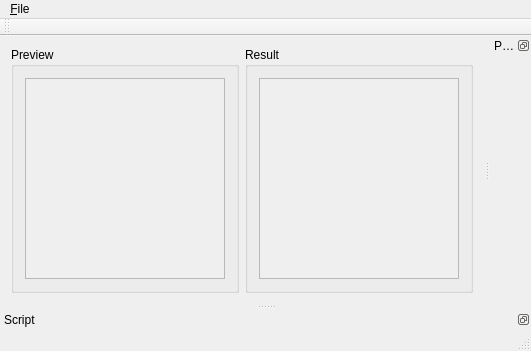
<?xml version="1.0" encoding="UTF-8"?>
<ui version="4.0">
 <class>MainWindow</class>
 <widget class="QMainWindow" name="MainWindow">
  <property name="geometry">
   <rect>
    <x>0</x>
    <y>0</y>
    <width>531</width>
    <height>351</height>
   </rect>
  </property>
  <property name="windowTitle">
   <string>MainWindow</string>
  </property>
  <widget class="QWidget" name="centralWidget">
   <layout class="QHBoxLayout" name="horizontalLayout">
    <item>
     <widget class="QGroupBox" name="previewGroupBox">
      <property name="title">
       <string>Preview</string>
      </property>
      <layout class="QHBoxLayout" name="horizontalLayout_3">
       <item>
        <widget class="QScrollArea" name="previewScrollArea">
         <property name="widgetResizable">
          <bool>true</bool>
         </property>
         <widget class="PreviewWidget" name="scrollAreaWidgetContents">
          <property name="geometry">
           <rect>
            <x>0</x>
            <y>0</y>
            <width>201</width>
            <height>206</height>
           </rect>
          </property>
         </widget>
        </widget>
       </item>
      </layout>
     </widget>
    </item>
    <item>
     <widget class="QGroupBox" name="resultGroupBox">
      <property name="title">
       <string>Result</string>
      </property>
      <layout class="QHBoxLayout" name="horizontalLayout_2">
       <item>
        <widget class="QScrollArea" name="resultScrollArea">
         <property name="widgetResizable">
          <bool>true</bool>
         </property>
         <widget class="RenderResultWidget" name="renderResultWidget">
          <property name="geometry">
           <rect>
            <x>0</x>
            <y>0</y>
            <width>201</width>
            <height>206</height>
           </rect>
          </property>
         </widget>
        </widget>
       </item>
      </layout>
     </widget>
    </item>
   </layout>
  </widget>
  <widget class="QMenuBar" name="menuBar">
   <property name="geometry">
    <rect>
     <x>0</x>
     <y>0</y>
     <width>531</width>
     <height>21</height>
    </rect>
   </property>
   <widget class="QMenu" name="fileMenu">
    <property name="title">
     <string>&amp;File</string>
    </property>
    <addaction name="openAction"/>
    <addaction name="separator"/>
    <addaction name="exitAction"/>
   </widget>
   <addaction name="fileMenu"/>
  </widget>
  <widget class="QToolBar" name="mainToolBar">
   <attribute name="toolBarArea">
    <enum>TopToolBarArea</enum>
   </attribute>
   <attribute name="toolBarBreak">
    <bool>false</bool>
   </attribute>
  </widget>
  <widget class="QStatusBar" name="statusBar"/>
  <widget class="QDockWidget" name="propertiesDock">
   <property name="features">
    <set>QDockWidget::DockWidgetFloatable|QDockWidget::DockWidgetMovable</set>
   </property>
   <property name="allowedAreas">
    <set>Qt::RightDockWidgetArea</set>
   </property>
   <property name="windowTitle">
    <string>Properties</string>
   </property>
   <attribute name="dockWidgetArea">
    <number>2</number>
   </attribute>
   <widget class="QWidget" name="dockWidgetContents"/>
  </widget>
  <widget class="QDockWidget" name="scriptDock">
   <property name="features">
    <set>QDockWidget::DockWidgetFloatable|QDockWidget::DockWidgetMovable</set>
   </property>
   <property name="allowedAreas">
    <set>Qt::BottomDockWidgetArea</set>
   </property>
   <property name="windowTitle">
    <string>Script</string>
   </property>
   <attribute name="dockWidgetArea">
    <number>8</number>
   </attribute>
   <widget class="QWidget" name="dockWidgetContents_2"/>
  </widget>
  <action name="openAction">
   <property name="text">
    <string>&amp;Open</string>
   </property>
  </action>
  <action name="exitAction">
   <property name="text">
    <string>E&amp;xit</string>
   </property>
  </action>
 </widget>
 <layoutdefault spacing="6" margin="11"/>
 <customwidgets>
  <customwidget>
   <class>PreviewWidget</class>
   <extends>QWidget</extends>
   <header>previewwidget.h</header>
   <container>1</container>
  </customwidget>
  <customwidget>
   <class>RenderResultWidget</class>
   <extends>QWidget</extends>
   <header>renderresultwidget.h</header>
   <container>1</container>
  </customwidget>
 </customwidgets>
 <resources/>
 <connections>
  <connection>
   <sender>exitAction</sender>
   <signal>triggered()</signal>
   <receiver>MainWindow</receiver>
   <slot>close()</slot>
   <hints>
    <hint type="sourcelabel">
     <x>-1</x>
     <y>-1</y>
    </hint>
    <hint type="destinationlabel">
     <x>265</x>
     <y>175</y>
    </hint>
   </hints>
  </connection>
 </connections>
</ui>
